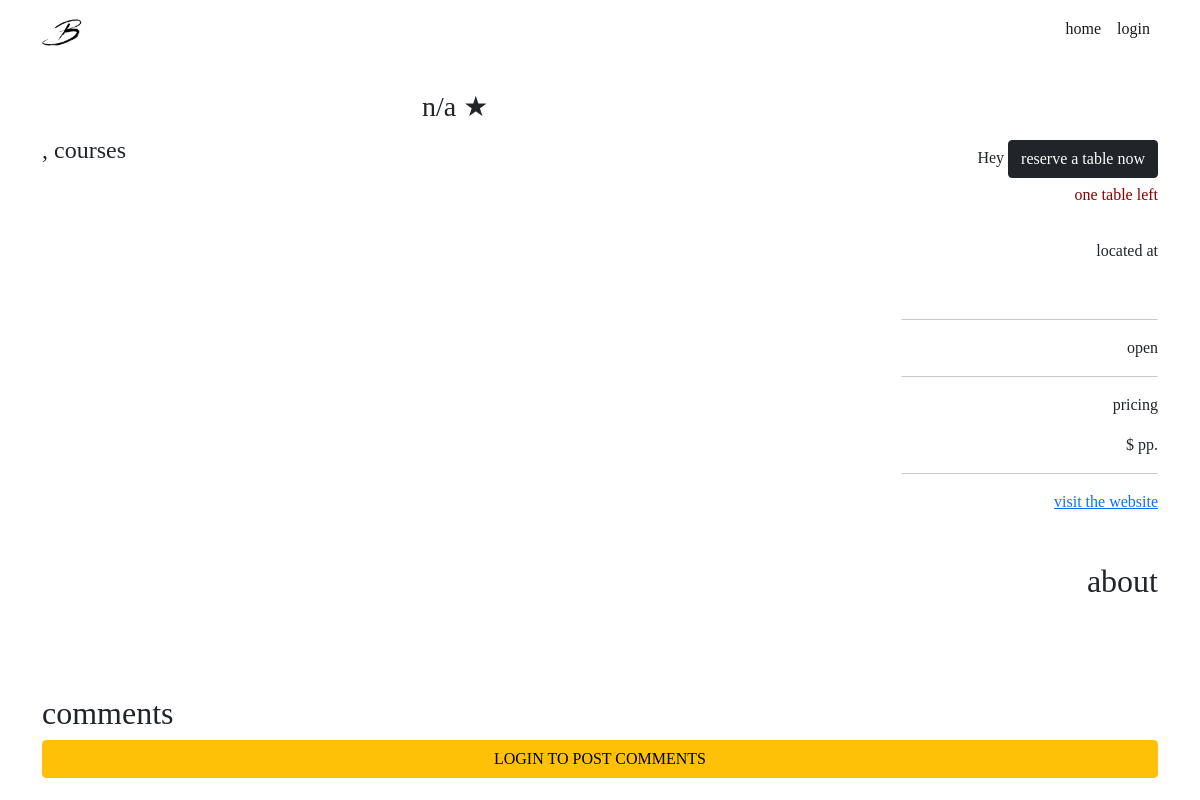
Page /restaurants/1 on the earlier database version.
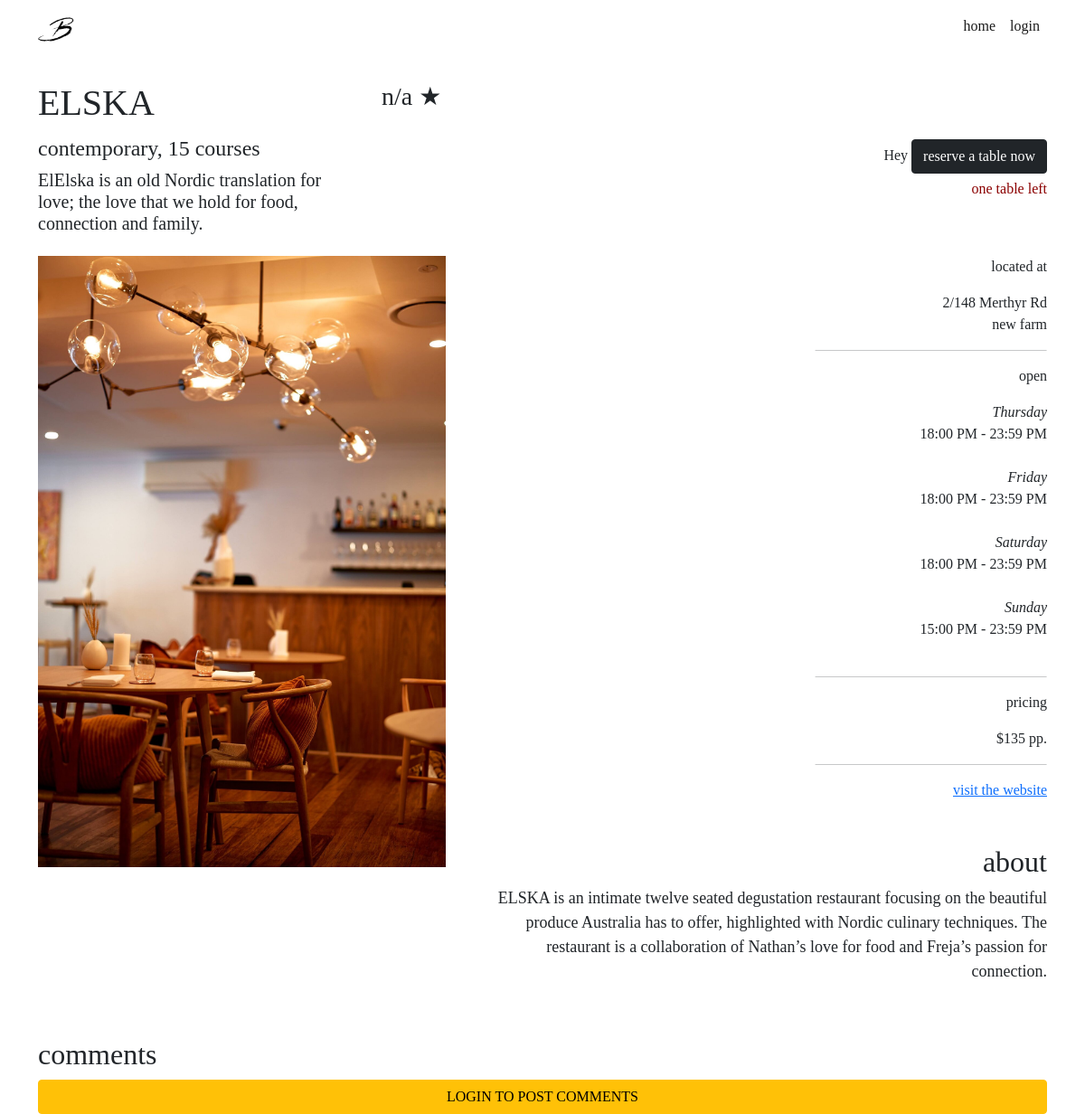
Same page on the later database version.
### website/models.py (models this page shows, shortened)
class Restaurant(db.Model):
    __tablename__ = 'restaurants'
    __table_args__ = {'extend_existing': True}
    restaurant_id = db.Column(db.Integer, primary_key=True)
    name = db.Column(db.String(100), nullable=False)
    street = db.Column(db.String(150), nullable=False)
    suburb = db.Column(db.String(50), nullable=False)
    max_reservations = db.Column(db.Integer)
    caption = db.Column(db.String(200), nullable=False)
    description = db.Column(db.String(400), nullable=False)
    price = db.Column(db.Integer)
    cuisine_type = db.Column(db.String(30), nullable=False)
    num_courses = db.Column(db.Integer, nullable=False)
    website = db.Column(db.String(400))
    image = db.Column(db.String(400), nullable=False)
    comments = db.relationship('Comment', backref='restaurant')
    statuses = db.relationship('RestaurantStatus', backref='restaurant')
    opening_hours = db.relationship('RestaurantOpeningHours', backref='restaurant')
    reservations = db.relationship('Reservation', backref='restaurant')
    user_id = db.Column(db.Integer, db.ForeignKey('users.id'))

class RestaurantOpeningHours(db.Model):
    __tablename__ = 'restaurantopeninghours'
    __table_args__ = {'extend_existing': True}
    restaurant_opening_hours_id = db.Column(db.Integer, primary_key=True)
    day_of_the_week = db.Column(db.String, nullable=False)
    start_time = db.Column(db.Time, nullable=False)
    end_time = db.Column(db.Time, nullable=False)
    restaurant_id = db.Column(db.Integer, db.ForeignKey('restaurants.restaurant_id'))

### website/views.py (the view)
@restaurant_bp.route('/<id>')
def restaurant(id):
    comment_form = CommentForm()
    reservation_form = ReservationForm()
    restaurant = Restaurant.query.filter_by(restaurant_id = id).first()
    return render_template("restaurant.html", restaurant=restaurant, comment_form=comment_form, reservation_form=reservation_form)

### website/templates/restaurant.html (shortened to what this page needs)
{% extends 'base.html' %}
{% block content %}
<div class="container">
    <div class="row mt-4 mb-1">
        <div class="col-lg-4 col-sm-4">
            <h1>{{ restaurant.name }}</h1>
        </div>
        <div class="col-lg-8 col-sm-8 rating">
            {% set average = [] %}
            <h3> {% if average|count > 0 %}
                {{ average | sum / average | count}}
                {% else %}
                n/a
                {% endif %}&#9733;</h3>
        </div>
    </div>
    <div class="row">
        <div class="col-lg-4 col-sm-6">
            <h4>{{ restaurant.cuisine_type}}, {{restaurant.num_courses}} courses</h4>
            <h5>{{ restaurant.caption }}</h5>
        </div>
        {% import 'reservation.html' as reservation %}
        {{reservation.reservation_creation(restaurant, reservation_form)}}
    </div>
    <div class="row mt-3 mb-3">
        <div class="col-lg-5 col-sm-6">
            <img src="{{ restaurant.image }}" class="img-fluid">
        </div>
        <div class="col-lg-7 col-sm-6 info-align mt-3 mt-xl-0">
            <p class="info-heading">
                located at
            </p>
            <p>
                {{ restaurant.street }}<br> {{ restaurant.suburb }}
            </p>
            <hr class="info-line">
            <p class="info-heading">
                open
            </p>
            <p>
                {% for open_time in restaurant.opening_hours%}
                <i>{{ open_time.day_of_the_week }}</i>
                <br>{{open_time.start_time.strftime("%H:%M %p")}} - {{open_time.end_time.strftime("%H:%M %p")}}
                <br><br>
                {% endfor %}
            </p>
            <hr class="info-line">
            <p class="info-heading">
                pricing
            </p>
            <p>
                ${{ restaurant.price }} pp.
            </p>
            <hr class="info-line">
            <a href="{{ restaurant.website}}">visit the website</a>
            <br><br><br>
            <h2 align="right">about</h2>
            <p class="about">
                {{ restaurant.description }}<br><br>
            </p>
        </div>
    </div>
</div>
<div class="container">
    <div class="row mt-1">
        <div class="col-lg-2">
            <h2>comments</h2>
        </div>
    </div>
    {% if current_user.is_authenticated %}
    <form method="post" action="{{url_for('restaurants.restaurant', id=restaurant.restaurant_id)}}/comment">
        {{ comment_form.csrf_token }}
        <div class="row mt-3 mb-2">
            <div class="col-10">
                {{comment_form.text.label (class="form-label") }}
                {{comment_form.text (class="form-control")}}
            </div>
        </div>
        <div class="col-6 col-sm-3">
            {{comment_form.user_rating.label (class="form-label") }}
            {{comment_form.user_rating (class="form-control")}}
        </div>
        <div class="col-6 col-sm-3">
            {{ comment_form.submit (class="btn btn-outline-dark my-2") }}
        </div>
    </form>
    {% else %}
    <div class="d-grid gap-2">
        <a class="btn btn-warning bg-warning" type="button" href="{{ url_for('auth.login') }}">LOGIN TO POST
            COMMENTS</a>
    </div>
    {% endif %}
</div>
{% endblock %}

Differences in the rows shown:
added Restaurant: name "ELSKA", cuisine_type "contemporary", num_courses "15", caption "ElElska is an old Nordic translation for love; the love that we hold for food, connection and family.", image (picture), street "2/148 Merthyr Rd", suburb "new farm", price "135", description "ELSKA is an intimate twelve seated degustation restaurant focusing on the beautiful produce Australia has to offer, highlighted with Nordic culinary techniques. The restaurant is a collaboration of Nathan’s love for food and Freja’s passion for connection."
added RestaurantOpeningHours: day_of_the_week "Thursday", start_time "18:00 PM", end_time "23:59 PM"
added RestaurantOpeningHours: day_of_the_week "Friday", start_time "18:00 PM", end_time "23:59 PM"
added RestaurantOpeningHours: day_of_the_week "Saturday", start_time "18:00 PM", end_time "23:59 PM"
added RestaurantOpeningHours: day_of_the_week "Sunday", start_time "15:00 PM", end_time "23:59 PM"
